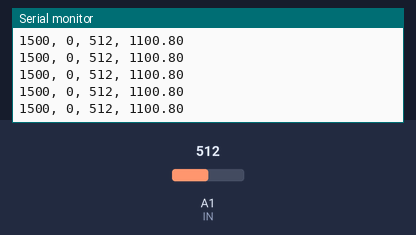
A sketch run on a simulated Arduino Uno, built with avr-gcc and run on an emulated ATmega328P. On the bench: the last lines printed to the serial monitor. The inputs (shaded band) are chosen by the test bench; at power-on: A1 (IN) = 512.

Above: at 1.2 s.
1.3 s: A1 (IN) set to 476
At 2.4 s:
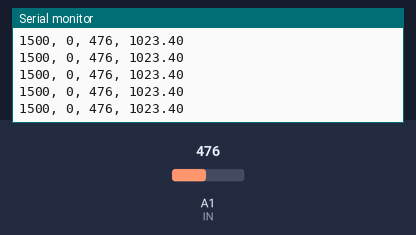
4.3 s: A1 (IN) set to 465
At 4.9 s:
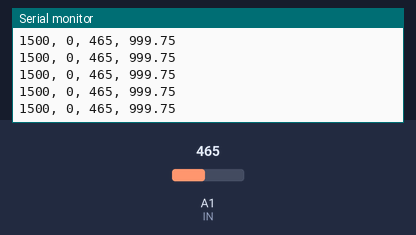
Timing chart, 0 to 7.3 s (numbered marks = the images above; inputs shaded):
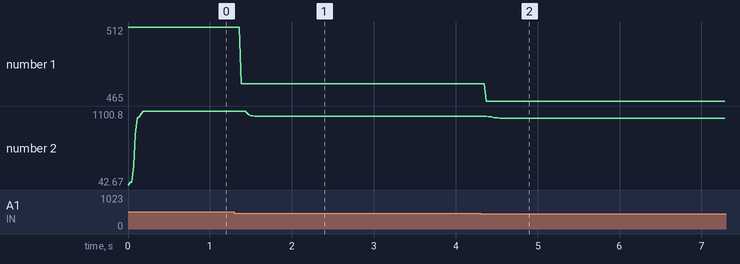

The sketch:

Arduino_crosscorrelation_text.ino
```cpp
#define IN A1
#define LENGTH 9//21

//double knownSignal[LENGTH] = {0, 0.20, 0.20, 0.20, 0.25, 0.35, 0.45, 0.55, 0.58, 0.56, 0.25, 0.35, 0.38, 0.35, 0.20, 0.20, 0.20, 0.25, 0.05, 1.40, 2.55, };
double knownSignal[LENGTH] = {0.25, 0.25, 0.1, 1.40, 2.55, 1.40, 0, 0.25, 0.25};
int unknownSignal[LENGTH] = {0};

void setup() {
  // put your setup code here, to run once:
  Serial.begin(9600);
}

void loop() {
  // Read analog input and store in the unknown signal buffer
  int data = analogRead(IN);
  for (int i = 0; i < LENGTH-1; i++) {
    unknownSignal[i] = unknownSignal[i+1];
  }
  unknownSignal[LENGTH-1] = data;

  // 500Hz -> 2ms
  delay(2); // Adjust delay according to sampling rate

  double sum = 0;
  for (int i = 0; i < LENGTH; i++) {
    sum += knownSignal[i] * unknownSignal[i];
  }

  Serial.print(1500);
  Serial.print(", ");
  Serial.print(0);
  Serial.print(", ");
  Serial.print(data);
  Serial.print(", ");
  Serial.println(sum*3/LENGTH);


}
```

Measured:
- after the input at 1.3 s, the serial monitor: prints a new line after 0.08 s (image 1)
- after the input at 4.3 s, the serial monitor: prints a new line after 0.07 s (image 2)
- plotted number 1: 512 → 476 after the input at 1.3 s, 476 → 465 after the input at 4.3 s
- plotted number 2: 1100.8 → 1023.4 after the input at 1.3 s, 1023.4 → 99 after the input at 4.3 s
